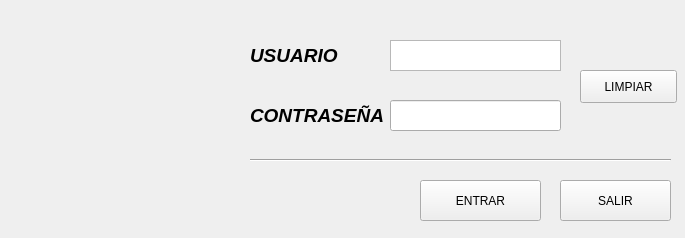
<?xml version="1.0" encoding="UTF-8"?>
<ui version="4.0">
 <class>ventanaRegistro</class>
 <widget class="QMainWindow" name="ventanaRegistro">
  <property name="geometry">
   <rect>
    <x>0</x>
    <y>0</y>
    <width>685</width>
    <height>238</height>
   </rect>
  </property>
  <property name="windowTitle">
   <string>Ventana de Registro</string>
  </property>
  <property name="accessibleName">
   <string>Ventana Registro</string>
  </property>
  <property name="styleSheet">
   <string notr="true"/>
  </property>
  <property name="unifiedTitleAndToolBarOnMac">
   <bool>false</bool>
  </property>
  <widget class="QWidget" name="centralwidget">
   <widget class="QPushButton" name="botonSalir">
    <property name="geometry">
     <rect>
      <x>560</x>
      <y>180</y>
      <width>111</width>
      <height>41</height>
     </rect>
    </property>
    <property name="styleSheet">
     <string notr="true"/>
    </property>
    <property name="text">
     <string>SALIR</string>
    </property>
   </widget>
   <widget class="QLabel" name="usuario">
    <property name="geometry">
     <rect>
      <x>250</x>
      <y>40</y>
      <width>101</width>
      <height>31</height>
     </rect>
    </property>
    <property name="text">
     <string>&lt;html&gt;&lt;head/&gt;&lt;body&gt;&lt;p&gt;&lt;span style=&quot; font-size:14pt; font-weight:600; font-style:italic;&quot;&gt;USUARIO&lt;/span&gt;&lt;/p&gt;&lt;/body&gt;&lt;/html&gt;</string>
    </property>
   </widget>
   <widget class="QTextEdit" name="campoUsuario">
    <property name="geometry">
     <rect>
      <x>390</x>
      <y>40</y>
      <width>171</width>
      <height>31</height>
     </rect>
    </property>
    <property name="styleSheet">
     <string notr="true">border-color: rgb(0, 0, 0);</string>
    </property>
   </widget>
   <widget class="QLabel" name="usuario_2">
    <property name="geometry">
     <rect>
      <x>250</x>
      <y>100</y>
      <width>141</width>
      <height>31</height>
     </rect>
    </property>
    <property name="text">
     <string>&lt;html&gt;&lt;head/&gt;&lt;body&gt;&lt;p&gt;&lt;span style=&quot; font-size:14pt; font-weight:600; font-style:italic;&quot;&gt;CONTRASEÑA&lt;/span&gt;&lt;/p&gt;&lt;/body&gt;&lt;/html&gt;</string>
    </property>
   </widget>
   <widget class="QLineEdit" name="lineEdit">
    <property name="geometry">
     <rect>
      <x>390</x>
      <y>100</y>
      <width>171</width>
      <height>31</height>
     </rect>
    </property>
    <property name="echoMode">
     <enum>QLineEdit::EchoMode::Password</enum>
    </property>
   </widget>
   <widget class="QPushButton" name="botonLimpiar">
    <property name="geometry">
     <rect>
      <x>580</x>
      <y>70</y>
      <width>97</width>
      <height>33</height>
     </rect>
    </property>
    <property name="text">
     <string>LIMPIAR</string>
    </property>
   </widget>
   <widget class="QPushButton" name="botonEntrar">
    <property name="geometry">
     <rect>
      <x>420</x>
      <y>180</y>
      <width>121</width>
      <height>41</height>
     </rect>
    </property>
    <property name="text">
     <string>ENTRAR</string>
    </property>
   </widget>
   <widget class="Line" name="line">
    <property name="geometry">
     <rect>
      <x>250</x>
      <y>150</y>
      <width>421</width>
      <height>20</height>
     </rect>
    </property>
    <property name="orientation">
     <enum>Qt::Orientation::Horizontal</enum>
    </property>
   </widget>
   <widget class="QLabel" name="label">
    <property name="geometry">
     <rect>
      <x>30</x>
      <y>40</y>
      <width>191</width>
      <height>161</height>
     </rect>
    </property>
    <property name="styleSheet">
     <string notr="true">border-image: url(:/cct/Descargas/UEM-FONDO Teams.jpg);</string>
    </property>
    <property name="text">
     <string/>
    </property>
   </widget>
  </widget>
 </widget>
 <resources>
  <include location="logoUni.qrc"/>
 </resources>
 <connections>
  <connection>
   <sender>botonSalir</sender>
   <signal>clicked()</signal>
   <receiver>ventanaRegistro</receiver>
   <slot>close()</slot>
   <hints>
    <hint type="sourcelabel">
     <x>485</x>
     <y>220</y>
    </hint>
    <hint type="destinationlabel">
     <x>289</x>
     <y>133</y>
    </hint>
   </hints>
  </connection>
  <connection>
   <sender>botonLimpiar</sender>
   <signal>clicked()</signal>
   <receiver>campoUsuario</receiver>
   <slot>clear()</slot>
   <hints>
    <hint type="sourcelabel">
     <x>467</x>
     <y>85</y>
    </hint>
    <hint type="destinationlabel">
     <x>340</x>
     <y>60</y>
    </hint>
   </hints>
  </connection>
  <connection>
   <sender>botonLimpiar</sender>
   <signal>clicked()</signal>
   <receiver>lineEdit</receiver>
   <slot>clear()</slot>
   <hints>
    <hint type="sourcelabel">
     <x>429</x>
     <y>99</y>
    </hint>
    <hint type="destinationlabel">
     <x>349</x>
     <y>117</y>
    </hint>
   </hints>
  </connection>
 </connections>
</ui>
